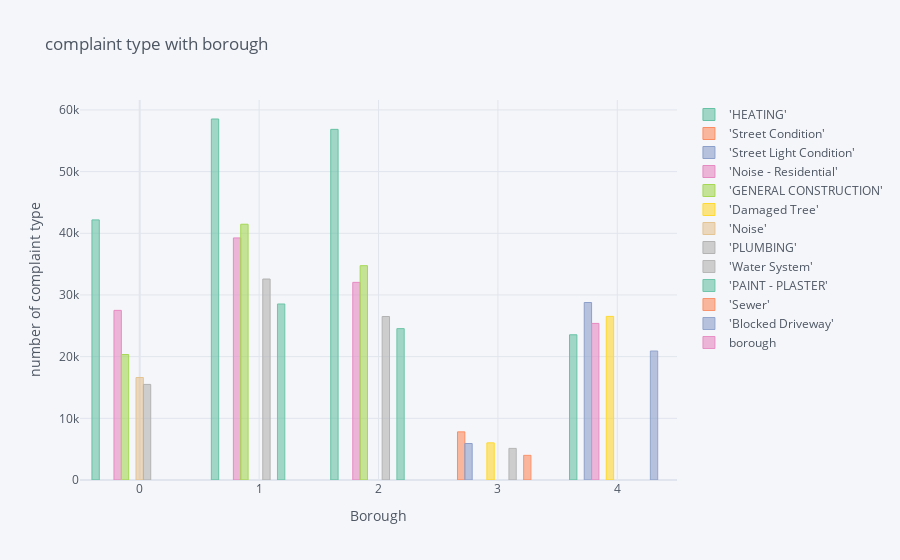

The notebook cell this image was saved under:
### Code cell
print("2012 summary")
data_2012 = pd.read_csv('2012_result.csv')
data_2012 = data_2012[['borough', '1', '2', '3', '4', '5']]
new_df = final_df(data_2012)
new_df.iplot(kind='bar', xTitle='Borough',    yTitle='number of complaint type',    title='complaint type with borough', colorscale='set2')

### Figure 1 — Plotly figure (JSON) as saved in the notebook; plotly's stock layout.template omitted (floating-point values rounded to 4 significant figures)
{"data": [{"marker": {"color": "rgba(102, 194, 165, 0.6)", "line": {"color": "rgba(102, 194, 165, 1.0)", "width": 1}}, "name": "'HEATING'", "orientation": "v", "text": "", "type": "bar", "x": [0, 1, 2, 3, 4], "y": [" 42171", " 58530", " 56852", "", " 23543"]}, {"marker": {"color": "rgba(252, 141, 98, 0.6)", "line": {"color": "rgba(252, 141, 98, 1.0)", "width": 1}}, "name": "'Street Condition'", "orientation": "v", "text": "", "type": "bar", "x": [0, 1, 2, 3, 4], "y": ["", "", "", " 7804", ""]}, {"marker": {"color": "rgba(141, 160, 203, 0.6)", "line": {"color": "rgba(141, 160, 203, 1.0)", "width": 1}}, "name": "'Street Light Condition'", "orientation": "v", "text": "", "type": "bar", "x": [0, 1, 2, 3, 4], "y": ["", "", "", " 5916", " 28778"]}, {"marker": {"color": "rgba(231, 138, 195, 0.6)", "line": {"color": "rgba(231, 138, 195, 1.0)", "width": 1}}, "name": "'Noise - Residential'", "orientation": "v", "text": "", "type": "bar", "x": [0, 1, 2, 3, 4], "y": [" 27505", " 39248", " 32042", "", " 25388"]}, {"marker": {"color": "rgba(166, 216, 84, 0.6)", "line": {"color": "rgba(166, 216, 84, 1.0)", "width": 1}}, "name": "'GENERAL CONSTRUCTION'", "orientation": "v", "text": "", "type": "bar", "x": [0, 1, 2, 3, 4], "y": [" 20341", " 41471", " 34745", "", ""]}, {"marker": {"color": "rgba(255, 217, 47, 0.6)", "line": {"color": "rgba(255, 217, 47, 1.0)", "width": 1}}, "name": "'Damaged Tree'", "orientation": "v", "text": "", "type": "bar", "x": [0, 1, 2, 3, 4], "y": ["", "", "", " 6024", " 26525"]}, {"marker": {"color": "rgba(229, 196, 148, 0.6)", "line": {"color": "rgba(229, 196, 148, 1.0)", "width": 1}}, "name": "'Noise'", "orientation": "v", "text": "", "type": "bar", "x": [0, 1, 2, 3, 4], "y": [" 16615", "", "", "", ""]}, {"marker": {"color": "rgba(179, 179, 179, 0.6)", "line": {"color": "rgba(179, 179, 179, 1.0)", "width": 1}}, "name": "'PLUMBING'", "orientation": "v", "text": "", "type": "bar", "x": [0, 1, 2, 3, 4], "y": [" 15496", " 32586", " 26508", "", ""]}, {"marker": {"color": "rgba(179, 179, 179, 0.6)", "line": {"color": "rgba(179, 179, 179, 0.8999999999999999)", "width": 1}}, "name": "'Water System'", "orientation": "v", "text": "", "type": "bar", "x": [0, 1, 2, 3, 4], "y": ["", "", "", " 5126", ""]}, {"marker": {"color": "rgba(102, 194, 165, 0.6)", "line": {"color": "rgba(102, 194, 165, 0.8999999999999999)", "width": 1}}, "name": "'PAINT - PLASTER'", "orientation": "v", "text": "", "type": "bar", "x": [0, 1, 2, 3, 4], "y": ["", " 28540", " 24543", "", ""]}, {"marker": {"color": "rgba(252, 141, 98, 0.6)", "line": {"color": "rgba(252, 141, 98, 0.8999999999999999)", "width": 1}}, "name": "'Sewer'", "orientation": "v", "text": "", "type": "bar", "x": [0, 1, 2, 3, 4], "y": ["", "", "", " 3999", ""]}, {"marker": {"color": "rgba(141, 160, 203, 0.6)", "line": {"color": "rgba(141, 160, 203, 0.8999999999999999)", "width": 1}}, "name": "'Blocked Driveway'", "orientation": "v", "text": "", "type": "bar", "x": [0, 1, 2, 3, 4], "y": ["", "", "", "", " 20916"]}, {"marker": {"color": "rgba(231, 138, 195, 0.6)", "line": {"color": "rgba(231, 138, 195, 0.8999999999999999)", "width": 1}}, "name": "borough", "orientation": "v", "text": "", "type": "bar", "x": [0, 1, 2, 3, 4], "y": ["MANHATTAN", "BROOKLYN", "BRONX", "STATEN ISLAND", "QUEENS"]}], "layout": {"legend": {"bgcolor": "#F5F6F9", "font": {"color": "#4D5663"}}, "paper_bgcolor": "#F5F6F9", "plot_bgcolor": "#F5F6F9", "title": {"font": {"color": "#4D5663"}, "text": "complaint type with borough"}, "xaxis": {"gridcolor": "#E1E5ED", "showgrid": true, "tickfont": {"color": "#4D5663"}, "title": {"font": {"color": "#4D5663"}, "text": "Borough"}, "zerolinecolor": "#E1E5ED"}, "yaxis": {"gridcolor": "#E1E5ED", "showgrid": true, "tickfont": {"color": "#4D5663"}, "title": {"font": {"color": "#4D5663"}, "text": "number of complaint type"}, "zerolinecolor": "#E1E5ED"}}}
